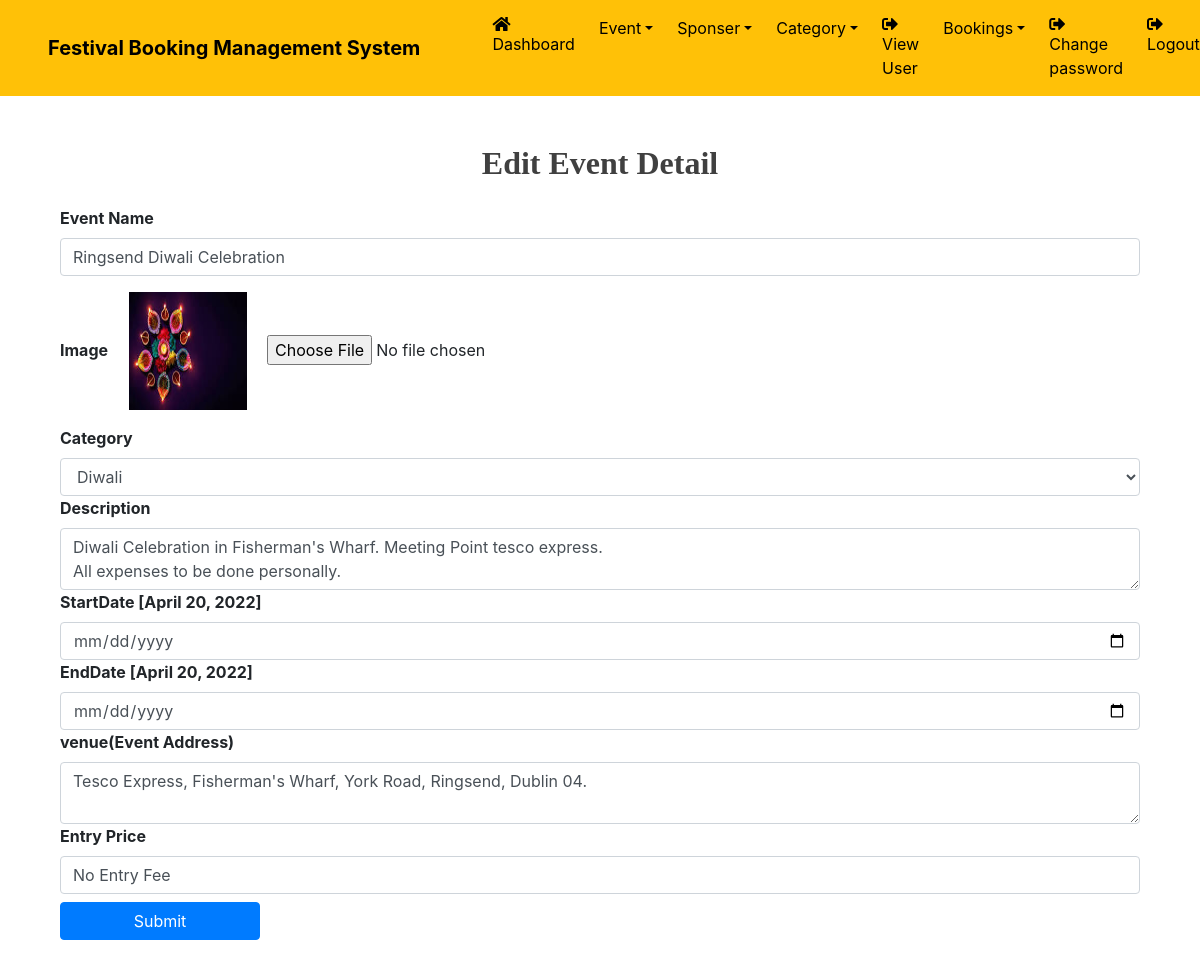
Screenshot of /edit_event/2 (signed in) with the database file from the repository.
### EBS2021/models.py (models this page shows, shortened)
class Event(models.Model):
    eventname=models.CharField(max_length=100,null=True)
    image = models.FileField(null=True)
    category=models.CharField(max_length=100,null=True)
    description = models.CharField(max_length=300,null=True)
    startdate=models.DateField(null=True)
    enddate=models.DateField(null=True)
    venue=models.CharField(max_length=300,null=True)
    entryprice=models.CharField(max_length=100,null=True)
    creationdate = models.DateTimeField(default=datetime.now, blank=True)

### EBS2021/views.py (the view, shortened to what this page needs)
# urls.py: path('edit_event/<int:pid>',edit_event,name="edit_event"),
def edit_event(request,pid):
    if not request.user.is_authenticated:
        return redirect('Login')
    error = ""
    category = Category.objects.all()
    event = Event.objects.get(id=pid)
    return render(request ,"edit_event.html",locals())

### EBS2021/templates/edit_event.html (shortened to what this page needs)
{% block body %}
{% include 'header.html' %}
<div class="container mt-5">
    <h2 class = "text-center" style = "color : #404040 ; font-weight : bold ;
     font-family : Castellar"> Edit Event Detail </h2>
<form class="container mt-4" method="post" enctype="multipart/form-data">
    <label><b>Event Name</b></label>
    <input type = "text" name="ename" class="form-control" placeholder="Enter Event name" required value="{{event.eventname}}">
    <label><b>Image</b></label>
    <img src="{{event.image.url}}" class="p-3" width="150" height="150">
    <input type="file" name="image">
    <br>
    <label><b>Category</b></label>
            <select name="category" class="form-control">
                <option value="{{event.category}}">{{event.category}}</option>
           </select>
    <label><b>Description</b></label>
    <textarea class="form-control" name="description" placeholder="Enter Description" required>{{event.description}}</textarea>
    <label><b>StartDate [{{event.startdate}}]</b></label>
    <input type = "date" name="startdate" class="form-control" value="{{event.startdate}}">
    <label><b>EndDate [{{event.enddate}}]</b></label>
    <input type = "date" name="enddate" class="form-control">
    <label><b>venue(Event Address)</b></label>
    <textarea class="form-control" name="venue" placeholder="Enter Address" required>{{event.venue}}</textarea>
    <label><b>Entry Price</b>
    </label><input type = "text" name="price" class="form-control" placeholder="Enter price" required value="{{event.entryprice}}">
    <input type="submit" value="Submit" class="btn btn-primary my-2" style="width:200px">
    </div>
{% endblock %}

### rows the page displays
Event: ename "Ringsend Diwali Celebration", image (picture), category "Diwali", description "Diwali Celebration in Fisherman's Wharf. Meeting Point tesco express. All expenses to be done personally.", startdate "April 20, 2022", enddate "April 20, 2022", venue "Tesco Express, Fisherman's Wharf, York Road, Ringsend, Dublin 04.", price "No Entry Fee"
